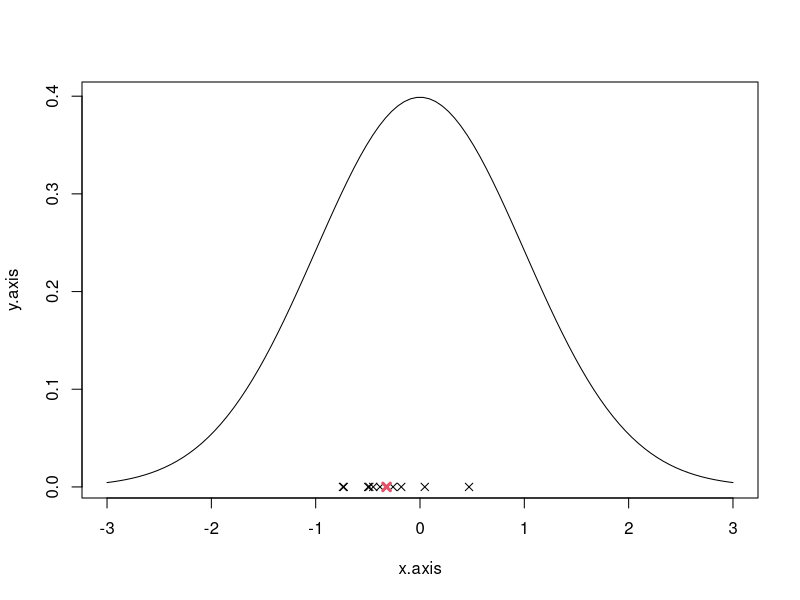
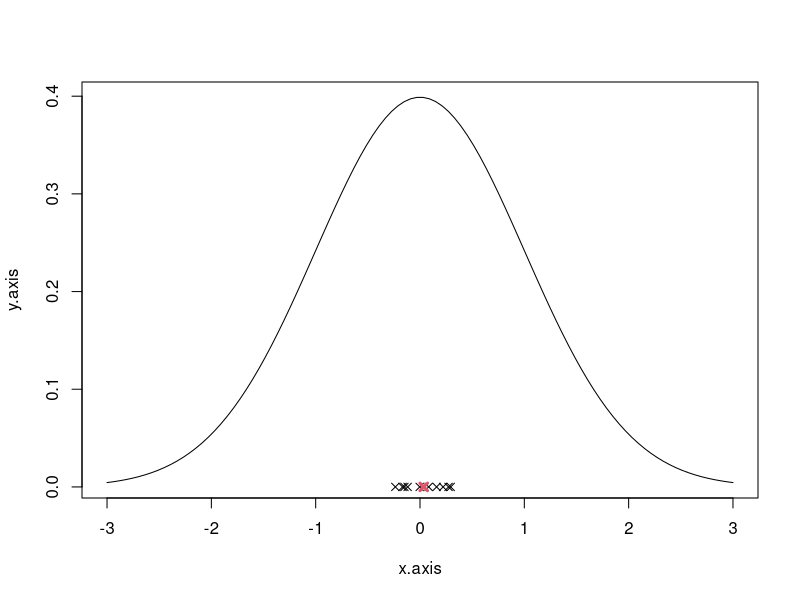
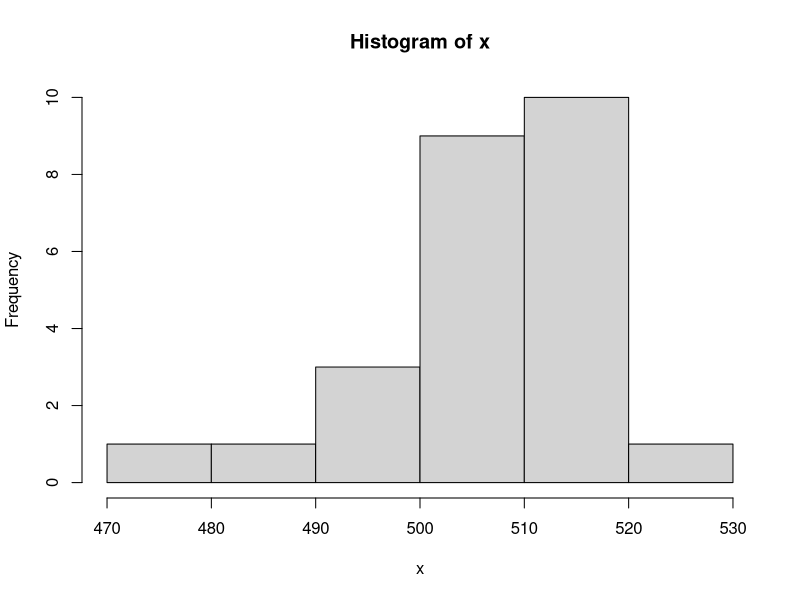
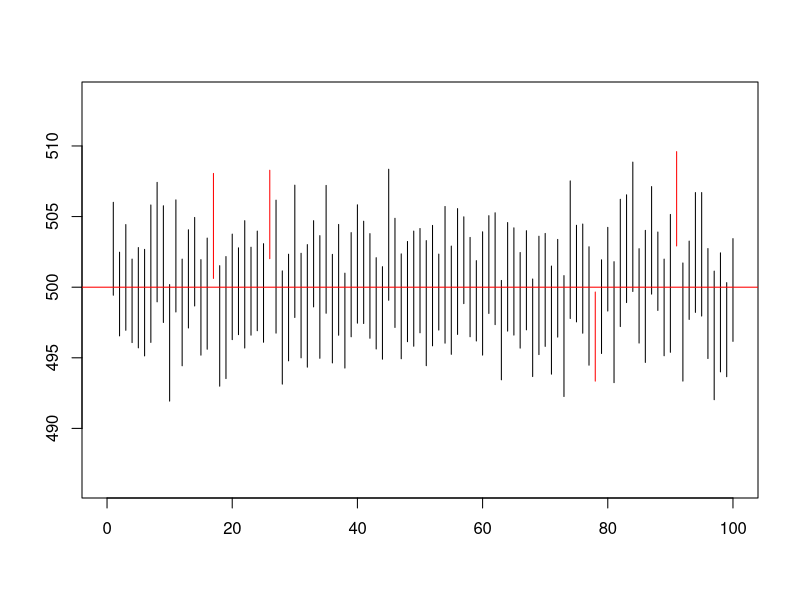

Generate these figures, in order, with R:
## ---- chunk 1

## ---- chunk 2
fib<-c(0,1)
# in R the vectors are index starting from 1
for(j in 3:10){
  fib[j]<-fib[j-1]+fib[j-2]
}
print(fib)
## ---- chunk 3

# Sample creation
M<-rnorm(n = 5, mean=0, sd=1) #variable to store the samples
for(j in 1:9){
  M<-cbind(M,rnorm(n = 5, mean=0, sd=1))
}
# Otherwise you can create an empty matrix 5x10 
# and then use a for loop to fill  it
# M<-matrix(NA, ncol = 10, nrow = 5)
# for(j in 1:10){
#   M[,j]<-rnorm(n = 5, mean=0, sd=1)
# }

# Calculate the mean of each sample

M_col_mean<-c()
for(j in 1:10){
  M_col_mean[j]<-mean(M[,j])
}
# Otherwise using the apply function
# we apply the function mean over each column of the matrix M
#M_col_mean<-apply(M, 2, mean)

# Calculate the mean of the means
M_mean<-mean(M_col_mean)
M_col_mean
M_mean
## ---- chunk 4
x.axis = seq(-3, 3, length.out=100)
y.axis = dnorm(x.axis, mean=0, sd=1)
plot(x.axis, y.axis, type="l")
for(i in 1:10) {
  points(M_col_mean[i], y = 0, pch=4)
}
points(M_mean, y = 0, pch=4, col=2, lwd=3)
## ---- chunk 5
M<-rnorm(n = 25, mean=0, sd=1) #variable to store the samples
for(j in 1:9){
  M<-cbind(M,rnorm(n = 25, mean=0, sd=1))
}

# Calculate the mean of each sample
M_col_mean<-apply(M, 2, mean)

# Calculate the mean of the means
M_mean<-mean(M_col_mean)

# plot
x.axis = seq(-3, 3, length.out=100)
y.axis = dnorm(x.axis, mean=0, sd=1)
plot(x.axis, y.axis, type="l")
for(i in 1:10) {
  points(M_col_mean[i], y = 0, pch=4)
}
points(M_mean, y = 0, pch=4, col=2, lwd=3)
## ---- chunk 6
x<-read.table("./data/study3.csv",sep=";",header = TRUE)[[1]] # the values are separated by ; in the csv file
hist(x,breaks = 7)
## ---- chunk 7
N=25
alpha = 0.05
MEAN = mean(x)
s = sd(x)
SEM = s / sqrt(N) # standard error of the mean
Z = qnorm(1 - alpha / 2, 0, 1)# calculate the critical values
lower_bound<-MEAN - Z * SEM # Lower Bound
upper_bound<-MEAN + Z * SEM # Upper Bound
print(paste0('the confidence interval is [',round(lower_bound,2),',',round(upper_bound,2),']'))
## ---- chunk 8
# generate the data
M<-rnorm(n = 25, mean=500, sd=10) #variable to store the samples
for(j in 1:99){
  M<-cbind(M,rnorm(n = 25, mean=500, sd=10))
}

M_conf<-matrix(nrow=2,ncol=100)

for(j in 1:100){
  MEAN<-mean(M[,j])
  SEM<-sd(M[,j])/sqrt(25)
  z<-qnorm(1 - 0.05 / 2, 0, 1)
  M_conf[1,j]<-MEAN - Z * SEM # Lower Bound
  M_conf[2,j]<-MEAN + Z * SEM # Upper Bound
}

# percentage of interval that contains the true value for the mean
sum((M_conf[1,]<=500 & 500<=M_conf[2,]))/100

#EXTRA
# usage of if else statement to give the color to the segments
plot.new()
plot(1, type = "n", xlab = "", ylab = "",xlim = c(0, 100), ylim = c(min(M_conf[1,j])-10, max(M_conf[2,j])+10))
for(j in 1:100){
  segments(x0=j,y0=M_conf[1,j],x1=j,y1=M_conf[2,j],col=ifelse((M_conf[1,j]<=500 & 500<=M_conf[2,j]),'black','red'))
}
abline(h=500,col='red')

